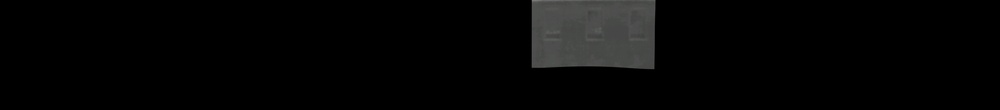
%> input picture Thermally inconsistency correction/DJI_0190.jpg, 1000 x 110 px, shrunk from 13497 x 1490 before the run
$ octave HistAdjustmentBetweenImages.m   (GNU Octave 9; MATLAB toolbox functions it lacks are replaced by stand-ins)
%> lines starting %> are read from the running program, lines starting %| are printed output that depends on the picture; in (x1, y1, x2, y2) boxes, pixels count from 0 and x2, y2 are one past the last pixel; in counts of white or black regions, pixels touching at a corner belong together; the program's own positions count from 1
%%% Author: Cheng ZHANG
%%% Date: 3/19/2023

clear;clc;close all

image1 = imread('DJI_0190.jpg');
%> image1 is the input picture: size 110x1000x3 uint8; mean R, G, B 5.7, 5.8, 5.6
image1_gray = rgb2gray(image1);

image2 = imread('DJI_0192.jpg');
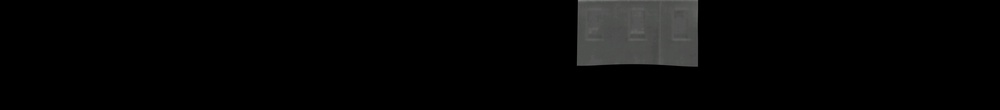
%> input picture Thermally inconsistency correction/DJI_0192.jpg, 1000 x 110 px, shrunk from 13497 x 1490 before the run
%> image2 is the input picture: size 110x1000x3 uint8; mean R, G, B 5.8, 5.9, 5.7
image2_gray = rgb2gray(image2);

% Convert the images to double for arithmetic operations
image1_double = double(image1);
image2_double = double(image2);

% Find pixels that are non-black in both images
non_black_in_both = (image1_gray > 0) & (image2_gray > 0);
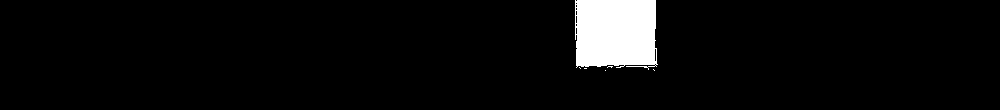
%> non_black_in_both: size 110x1000 logical; 4.8% white; 6 white regions (5 under 20 px), largest, box (x1, y1, x2, y2) and area: (575, 0, 658, 70) 5290

% Histogram distribution of images
[counts1,binLocations1] = imhist(image1_gray(non_black_in_both));
%> counts1 = 256 values, max 998 at index 74, min 0 at index 1, mean 20.72; binLocations1 = 256 values from 0 to 255
[counts2,binLocations2] = imhist(image2_gray(non_black_in_both));
%> counts2 = 256 values, max 946 at index 81, min 0 at index 1, mean 20.72; binLocations2 = 256 values from 0 to 255

figure;
% set(gcf,'position',[400,300,320,180]);
plot(counts1/max(counts1),'Color',[0.85 0.33 0.1]);hold on
xlim([50,200]);
set(gca,'fontname','times new roman','FontSize',10);
ylabel('Counts','fontname','times new roman','FontSize',10)
xlabel('Intensity','fontname','times new roman','FontSize',10)
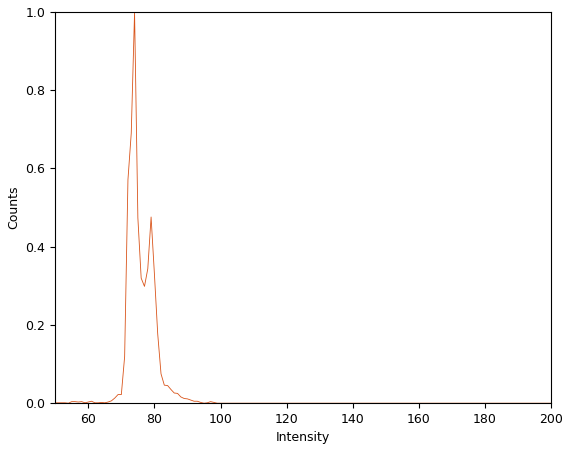
%> figure redrawn from the program's plot data; curve peaks at x = 74, y = 1
%> (the run ends here)
